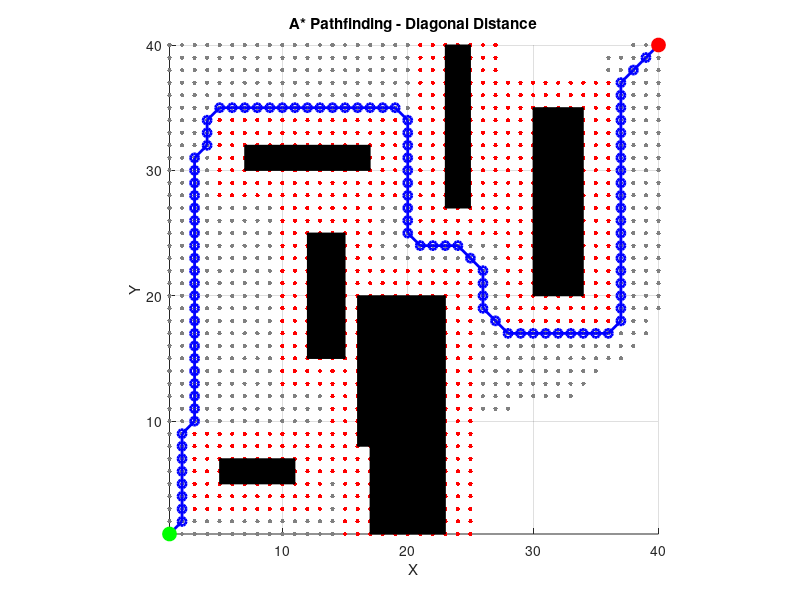

MATLAB code to generate this figure:
function A_star_pathfinding
    tic
    % Environment size
    MAX_ROWS = 40;
    MAX_COLS = 40;
    TOTAL_NODES = MAX_ROWS * MAX_COLS;
    LARGE_VALUE = 9999;

    % Start and goal positions
    startX = 1; startY = 1;
    goalX = 40; goalY = 40;

    % Obstacles [x1, y1, width, height]
    obstaclesrec = {[5,5,6,2],[12,15,3,10],[16,8,1,12],[30,20,4,15],[17,1,6,19],[7,30,10,2],[23,27,2,13]};

    % Define object size
    objectSize = 4; % Considering an object of 4*4

    % Perform A* search and receive parents array for path plotting
    [parents, searchArea] = aStarSearch(startX, startY, goalX, goalY, MAX_COLS, MAX_ROWS, TOTAL_NODES, LARGE_VALUE, obstaclesrec);
    toc

    % Plot the environment, obstacles, and the path
    plotEnvironmentAndPath(parents, searchArea, startX, startY, goalX, goalY, MAX_COLS, obstaclesrec, objectSize);
end

function idx = xyToIndex(x, y, MAX_COLS)
    idx = (y - 1) * MAX_COLS + (x - 1) + 1;
end

function [x, y] = indexToXY(idx, MAX_COLS)
    x = mod(idx - 1, MAX_COLS) + 1;
    y = floor((idx - 1) / MAX_COLS) + 1;
end

function distance = calculateDistance(x1, y1, x2, y2)
    dx = abs(x1 - x2);
    dy = abs(y1 - y2);
    D = 1; % Cost of moving horizontally or vertically
    D2 = sqrt(2); % Cost of moving diagonally (can be the same as D for grids where diagonal moves are allowed)
    distance = D * (dx + dy) + (D2 - 2 * D) * min(dx, dy);
end

% When not considering obstacle expansion
% function isValid = isValidPosition(x, y, MAX_COLS, MAX_ROWS, obstaclesrec)
%     isValid = x >= 1 && x <= MAX_COLS && y >= 1 && y <= MAX_ROWS;
%     for i = 1:length(obstaclesrec)
%         obstacle = obstaclesrec{i};
%         if x >= obstacle(1) && x <= obstacle(1) + obstacle(3) && ...
%            y >= obstacle(2) && y <= obstacle(2) + obstacle(4)
%             isValid = false;
%             break;
%         end
%     end
% end

function isValid = isValidPosition(x, y, MAX_COLS, MAX_ROWS, obstaclesrec)
    isValid = x >= 1 && x <= MAX_COLS && y >= 1 && y <= MAX_ROWS;
    expansion = 2; % Expand obstacle area by 2 nodes on each side

    for i = 1:length(obstaclesrec)
        obstacle = obstaclesrec{i};
        % Adjust obstacle coordinates to include the expansion
        obstacleExpanded = [obstacle(1) - expansion, obstacle(2) - expansion, ...
                            obstacle(3) + 2*expansion, obstacle(4) + 2*expansion];

        if x >= obstacleExpanded(1) && x <= obstacleExpanded(1) + obstacleExpanded(3) && ...
           y >= obstacleExpanded(2) && y <= obstacleExpanded(2) + obstacleExpanded(4)
            isValid = false;
            break;
        end
    end
end

function [openList, closedList, g, h, f, parents] = initializeGrid(TOTAL_NODES, LARGE_VALUE)
    openList = false(1, TOTAL_NODES);
    closedList = false(1, TOTAL_NODES);
    g = ones(1, TOTAL_NODES) * LARGE_VALUE;
    h = ones(1, TOTAL_NODES) * LARGE_VALUE;
    f = ones(1, TOTAL_NODES) * LARGE_VALUE;
    parents = -ones(1, TOTAL_NODES);
end

function [parents, searchArea] = aStarSearch(startX, startY, goalX, goalY, MAX_COLS, MAX_ROWS, TOTAL_NODES, LARGE_VALUE, obstaclesrec)
    [openList, closedList, g, h, f, parents] = initializeGrid(TOTAL_NODES, LARGE_VALUE);

    searchArea = false(1, TOTAL_NODES); % Initialize search area tracking
    
    startIdx = xyToIndex(startX, startY, MAX_COLS);
    goalIdx = xyToIndex(goalX, goalY, MAX_COLS);
    g(startIdx) = 0;
    h(startIdx) = calculateDistance(startX, startY, goalX, goalY);
    f(startIdx) = h(startIdx);
    openList(startIdx) = true;

    while true
        currentIdx = -1;
        minF = LARGE_VALUE;
        for i = 1:TOTAL_NODES
            if openList(i) && f(i) < minF
                minF = f(i);
                currentIdx = i;
            end
        end

        if currentIdx == -1
            disp('Path not found.');
            return;
        end

        if currentIdx == goalIdx
            return; % Parents array will be used for path reconstruction
        end

        openList(currentIdx) = false;
        closedList(currentIdx) = true;

        [currentX, currentY] = indexToXY(currentIdx, MAX_COLS);

        % Consider all eight directions
        for dx = -1:1
            for dy = -1:1
                if dx == 0 && dy == 0
                    continue;  % Skip the current node itself
                end
                
                newX = currentX + dx;
                newY = currentY + dy;
        
                % Boundary and obstacle check
                if newX < 1 || newX > MAX_COLS || newY < 1 || newY > MAX_ROWS || ~isValidPosition(newX, newY, MAX_COLS, MAX_ROWS, obstaclesrec)
                    continue;
                end
                
                neighborIdx = xyToIndex(newX, newY, MAX_COLS);
                if closedList(neighborIdx)
                    continue;  % Skip if neighbor is in the closed list
                end
        
                % Calculate g score for the neighbor
                if dx ~= 0 && dy ~= 0
                    % Diagonal movement
                    tentativeG = g(currentIdx) + sqrt(2);
                else
                    % Orthogonal movement
                    tentativeG = g(currentIdx) + 1;
                end
        
                % Continue with the rest of your A* logic...
                if ~openList(neighborIdx) || tentativeG < g(neighborIdx)
                    parents(neighborIdx) = currentIdx;
                    g(neighborIdx) = tentativeG;
                    h(neighborIdx) = max(abs(newX - goalX), abs(newY - goalY));  % Chebyshev distance for heuristic
                    f(neighborIdx) = g(neighborIdx) + h(neighborIdx);
                    openList(neighborIdx) = true;
                    searchArea(neighborIdx) = true;
                end
            end
        end
    end
    return; % Return both parents and searchArea for plotting
end

function plotEnvironmentAndPath(parents, searchArea, startX, startY, goalX, goalY, MAX_COLS, obstaclesrec, objectSize)
    [pathX, pathY, totalPathDistance] = reconstructPath(parents, goalX, goalY, startX, startY, MAX_COLS);

    figure; hold on; axis equal; grid on; axis([1 40 1 40]);
    title('A* Pathfinding - Diagonal Distance'); xlabel('X'); ylabel('Y');

    % Convert searchArea into (x, y) coordinates for plotting
    [searchY, searchX] = find(searchArea);
    for i = 1:length(searchX)
        [x, y] = indexToXY(searchX(i), MAX_COLS);
        plot(x, y, '.', 'MarkerEdgeColor', [0.5 0.5 0.5], 'MarkerSize', 10);
    end

    % Plot expanded obstacles
    for i = 1:length(obstaclesrec)
            rect = obstaclesrec{i};
            % Calculate the center of the rectangle for plotting
            centerX = rect(1) + rect(3)/2;
            centerY = rect(2) + rect(4)/2;
            expansion = floor(objectSize/2);
            % Calculate expanded rectangle parameters
            expandedX = centerX - (rect(3)/2 + expansion);
            expandedY = centerY - (rect(4)/2 + expansion);
            expandedWidth = rect(3) + 2*expansion;
            expandedHeight = rect(4) + 2*expansion;
            % Plot a rectangle or use a scatter plot if you want to match the searched area style more closely
            % Here we use scatter for individual points to closely mimic the 'yo' marker style but in light blue
            [X, Y] = meshgrid(expandedX:expandedX+expandedWidth, expandedY:expandedY+expandedHeight);
            scatter(X(:), Y(:), 'MarkerEdgeColor', [1, 0, 0], 'Marker', '.', 'SizeData', 100); % Light blue color
            hold on;
    end
    
    % Plot obstacles
    for i = 1:length(obstaclesrec)
        obstacle = obstaclesrec{i};
        rectangle('Position', [obstacle(1), obstacle(2), obstacle(3), obstacle(4)], 'FaceColor', [0 0 0]); % black color
    end
    
    % Plot path
    plot(pathX, pathY, 'b-o', 'LineWidth', 2);
    
    % Plot start and goal points
    plot(startX, startY, 'go', 'MarkerSize', 10, 'MarkerFaceColor', [0 1 0]); % green color
    plot(goalX, goalY, 'ro', 'MarkerSize', 10, 'MarkerFaceColor', [1 0 0]); % red color

    fprintf('Total path distance: %.2f units\n', totalPathDistance);
    
    hold off;
end

function [pathX, pathY, totalPathDistance] = reconstructPath(parents, goalX, goalY, startX, startY, MAX_COLS)
    idx = xyToIndex(goalX, goalY, MAX_COLS);
    pathX = goalX; % Initialize with the goal position
    pathY = goalY; % Initialize with the goal position
    totalPathDistance = 0; % Initialize total path distance
    
    while parents(idx) ~= -1
        nextIdx = parents(idx);
        [nextX, nextY] = indexToXY(nextIdx, MAX_COLS);
        
        % Determine if the movement is diagonal or orthogonal by comparing X and Y differences
        if abs(nextX - pathX(1)) == 1 && abs(nextY - pathY(1)) == 1
            totalPathDistance = totalPathDistance + sqrt(2); % Diagonal movement
        else
            totalPathDistance = totalPathDistance + 1; % Orthogonal movement
        end
        
        % Prepend the new position to the path
        pathX = [nextX, pathX];
        pathY = [nextY, pathY];
        
        idx = nextIdx; % Move to the next node in the path
    end
    
    % No need to add the start position to the beginning
    % because we start from the goal
end